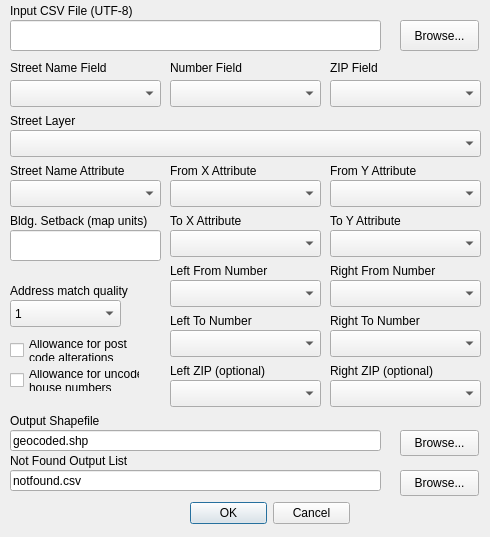
<?xml version="1.0" encoding="UTF-8"?>
<ui version="4.0">
 <class>mmqgis_geocode_street_layer_form</class>
 <widget class="QDialog" name="mmqgis_geocode_street_layer_form">
  <property name="windowModality">
   <enum>Qt::ApplicationModal</enum>
  </property>
  <property name="enabled">
   <bool>true</bool>
  </property>
  <property name="geometry">
   <rect>
    <x>0</x>
    <y>0</y>
    <width>490</width>
    <height>537</height>
   </rect>
  </property>
  <property name="mouseTracking">
   <bool>false</bool>
  </property>
  <property name="windowTitle">
   <string>Geocode from Street Layer</string>
  </property>
  <widget class="QDialogButtonBox" name="buttonBox">
   <property name="geometry">
    <rect>
     <x>190</x>
     <y>500</y>
     <width>160</width>
     <height>26</height>
    </rect>
   </property>
   <property name="orientation">
    <enum>Qt::Horizontal</enum>
   </property>
   <property name="standardButtons">
    <set>QDialogButtonBox::Cancel|QDialogButtonBox::Ok</set>
   </property>
  </widget>
  <widget class="QLabel" name="label">
   <property name="geometry">
    <rect>
     <x>10</x>
     <y>410</y>
     <width>141</width>
     <height>22</height>
    </rect>
   </property>
   <property name="text">
    <string>Output Shapefile</string>
   </property>
  </widget>
  <widget class="QLabel" name="label_3">
   <property name="geometry">
    <rect>
     <x>10</x>
     <y>110</y>
     <width>111</width>
     <height>22</height>
    </rect>
   </property>
   <property name="text">
    <string>Street Layer</string>
   </property>
  </widget>
  <widget class="QLineEdit" name="shapefilename">
   <property name="geometry">
    <rect>
     <x>10</x>
     <y>430</y>
     <width>371</width>
     <height>21</height>
    </rect>
   </property>
   <property name="text">
    <string>geocoded.shp</string>
   </property>
   <property name="readOnly">
    <bool>false</bool>
   </property>
  </widget>
  <widget class="QPushButton" name="browse_shapefile">
   <property name="geometry">
    <rect>
     <x>400</x>
     <y>430</y>
     <width>79</width>
     <height>26</height>
    </rect>
   </property>
   <property name="text">
    <string>Browse...</string>
   </property>
  </widget>
  <widget class="QComboBox" name="streetlayer">
   <property name="geometry">
    <rect>
     <x>10</x>
     <y>130</y>
     <width>471</width>
     <height>27</height>
    </rect>
   </property>
  </widget>
  <widget class="QComboBox" name="streetnamefield">
   <property name="geometry">
    <rect>
     <x>10</x>
     <y>80</y>
     <width>151</width>
     <height>27</height>
    </rect>
   </property>
  </widget>
  <widget class="QLabel" name="label_4">
   <property name="geometry">
    <rect>
     <x>10</x>
     <y>60</y>
     <width>131</width>
     <height>16</height>
    </rect>
   </property>
   <property name="text">
    <string>Street Name Field</string>
   </property>
  </widget>
  <widget class="QLabel" name="label_2">
   <property name="geometry">
    <rect>
     <x>10</x>
     <y>0</y>
     <width>151</width>
     <height>22</height>
    </rect>
   </property>
   <property name="text">
    <string>Input CSV File (UTF-8)</string>
   </property>
  </widget>
  <widget class="QLineEdit" name="infilename">
   <property name="geometry">
    <rect>
     <x>10</x>
     <y>20</y>
     <width>371</width>
     <height>31</height>
    </rect>
   </property>
   <property name="text">
    <string/>
   </property>
   <property name="readOnly">
    <bool>false</bool>
   </property>
  </widget>
  <widget class="QPushButton" name="browse_infile">
   <property name="geometry">
    <rect>
     <x>400</x>
     <y>20</y>
     <width>79</width>
     <height>31</height>
    </rect>
   </property>
   <property name="text">
    <string>Browse...</string>
   </property>
  </widget>
  <widget class="QLabel" name="label_5">
   <property name="geometry">
    <rect>
     <x>10</x>
     <y>450</y>
     <width>171</width>
     <height>22</height>
    </rect>
   </property>
   <property name="text">
    <string>Not Found Output List</string>
   </property>
  </widget>
  <widget class="QLineEdit" name="notfoundfilename">
   <property name="geometry">
    <rect>
     <x>10</x>
     <y>470</y>
     <width>371</width>
     <height>21</height>
    </rect>
   </property>
   <property name="text">
    <string>notfound.csv</string>
   </property>
   <property name="readOnly">
    <bool>false</bool>
   </property>
  </widget>
  <widget class="QPushButton" name="browse_notfound">
   <property name="geometry">
    <rect>
     <x>400</x>
     <y>470</y>
     <width>79</width>
     <height>26</height>
    </rect>
   </property>
   <property name="text">
    <string>Browse...</string>
   </property>
  </widget>
  <widget class="QComboBox" name="streetname">
   <property name="geometry">
    <rect>
     <x>10</x>
     <y>180</y>
     <width>151</width>
     <height>27</height>
    </rect>
   </property>
  </widget>
  <widget class="QComboBox" name="fromx">
   <property name="geometry">
    <rect>
     <x>170</x>
     <y>180</y>
     <width>151</width>
     <height>27</height>
    </rect>
   </property>
  </widget>
  <widget class="QLabel" name="label_6">
   <property name="geometry">
    <rect>
     <x>10</x>
     <y>160</y>
     <width>171</width>
     <height>22</height>
    </rect>
   </property>
   <property name="text">
    <string>Street Name Attribute</string>
   </property>
  </widget>
  <widget class="QLabel" name="label_7">
   <property name="geometry">
    <rect>
     <x>170</x>
     <y>160</y>
     <width>131</width>
     <height>22</height>
    </rect>
   </property>
   <property name="text">
    <string>From X Attribute</string>
   </property>
  </widget>
  <widget class="QLabel" name="label_8">
   <property name="geometry">
    <rect>
     <x>330</x>
     <y>160</y>
     <width>131</width>
     <height>22</height>
    </rect>
   </property>
   <property name="text">
    <string>From Y Attribute</string>
   </property>
  </widget>
  <widget class="QComboBox" name="fromy">
   <property name="geometry">
    <rect>
     <x>330</x>
     <y>180</y>
     <width>151</width>
     <height>27</height>
    </rect>
   </property>
  </widget>
  <widget class="QComboBox" name="tox">
   <property name="geometry">
    <rect>
     <x>170</x>
     <y>230</y>
     <width>151</width>
     <height>27</height>
    </rect>
   </property>
  </widget>
  <widget class="QLabel" name="label_9">
   <property name="geometry">
    <rect>
     <x>170</x>
     <y>210</y>
     <width>111</width>
     <height>22</height>
    </rect>
   </property>
   <property name="text">
    <string>To X Attribute</string>
   </property>
  </widget>
  <widget class="QLabel" name="label_10">
   <property name="geometry">
    <rect>
     <x>330</x>
     <y>210</y>
     <width>121</width>
     <height>22</height>
    </rect>
   </property>
   <property name="text">
    <string>To Y Attribute</string>
   </property>
  </widget>
  <widget class="QComboBox" name="toy">
   <property name="geometry">
    <rect>
     <x>330</x>
     <y>230</y>
     <width>151</width>
     <height>27</height>
    </rect>
   </property>
  </widget>
  <widget class="QLabel" name="label_11">
   <property name="geometry">
    <rect>
     <x>170</x>
     <y>310</y>
     <width>131</width>
     <height>22</height>
    </rect>
   </property>
   <property name="text">
    <string>Left To Number</string>
   </property>
  </widget>
  <widget class="QComboBox" name="leftto">
   <property name="geometry">
    <rect>
     <x>170</x>
     <y>330</y>
     <width>151</width>
     <height>27</height>
    </rect>
   </property>
  </widget>
  <widget class="QLabel" name="label_12">
   <property name="geometry">
    <rect>
     <x>170</x>
     <y>260</y>
     <width>141</width>
     <height>22</height>
    </rect>
   </property>
   <property name="text">
    <string>Left From Number</string>
   </property>
  </widget>
  <widget class="QComboBox" name="leftfrom">
   <property name="geometry">
    <rect>
     <x>170</x>
     <y>280</y>
     <width>151</width>
     <height>27</height>
    </rect>
   </property>
  </widget>
  <widget class="QComboBox" name="rightfrom">
   <property name="geometry">
    <rect>
     <x>330</x>
     <y>280</y>
     <width>151</width>
     <height>27</height>
    </rect>
   </property>
  </widget>
  <widget class="QLabel" name="label_13">
   <property name="geometry">
    <rect>
     <x>330</x>
     <y>310</y>
     <width>131</width>
     <height>22</height>
    </rect>
   </property>
   <property name="text">
    <string>Right To Number</string>
   </property>
  </widget>
  <widget class="QComboBox" name="rightto">
   <property name="geometry">
    <rect>
     <x>330</x>
     <y>330</y>
     <width>151</width>
     <height>27</height>
    </rect>
   </property>
  </widget>
  <widget class="QLabel" name="label_14">
   <property name="geometry">
    <rect>
     <x>330</x>
     <y>260</y>
     <width>141</width>
     <height>22</height>
    </rect>
   </property>
   <property name="text">
    <string>Right From Number</string>
   </property>
  </widget>
  <widget class="QLineEdit" name="setback">
   <property name="geometry">
    <rect>
     <x>10</x>
     <y>230</y>
     <width>151</width>
     <height>31</height>
    </rect>
   </property>
   <property name="text">
    <string/>
   </property>
   <property name="readOnly">
    <bool>false</bool>
   </property>
  </widget>
  <widget class="QLabel" name="label_15">
   <property name="geometry">
    <rect>
     <x>10</x>
     <y>210</y>
     <width>181</width>
     <height>22</height>
    </rect>
   </property>
   <property name="text">
    <string>Bldg. Setback (map units)</string>
   </property>
  </widget>
  <widget class="QComboBox" name="numberfield">
   <property name="geometry">
    <rect>
     <x>170</x>
     <y>80</y>
     <width>151</width>
     <height>27</height>
    </rect>
   </property>
  </widget>
  <widget class="QLabel" name="label_16">
   <property name="geometry">
    <rect>
     <x>170</x>
     <y>60</y>
     <width>111</width>
     <height>16</height>
    </rect>
   </property>
   <property name="text">
    <string>Number Field</string>
   </property>
  </widget>
  <widget class="QComboBox" name="zipfield">
   <property name="geometry">
    <rect>
     <x>330</x>
     <y>80</y>
     <width>151</width>
     <height>27</height>
    </rect>
   </property>
  </widget>
  <widget class="QLabel" name="label_17">
   <property name="geometry">
    <rect>
     <x>330</x>
     <y>60</y>
     <width>111</width>
     <height>16</height>
    </rect>
   </property>
   <property name="text">
    <string>ZIP Field</string>
   </property>
  </widget>
  <widget class="QComboBox" name="leftzip">
   <property name="geometry">
    <rect>
     <x>170</x>
     <y>380</y>
     <width>151</width>
     <height>27</height>
    </rect>
   </property>
  </widget>
  <widget class="QComboBox" name="rightzip">
   <property name="geometry">
    <rect>
     <x>330</x>
     <y>380</y>
     <width>151</width>
     <height>27</height>
    </rect>
   </property>
  </widget>
  <widget class="QLabel" name="label_18">
   <property name="geometry">
    <rect>
     <x>170</x>
     <y>360</y>
     <width>131</width>
     <height>22</height>
    </rect>
   </property>
   <property name="text">
    <string>Left ZIP (optional)</string>
   </property>
  </widget>
  <widget class="QLabel" name="label_19">
   <property name="geometry">
    <rect>
     <x>330</x>
     <y>360</y>
     <width>131</width>
     <height>22</height>
    </rect>
   </property>
   <property name="text">
    <string>Right ZIP (optional)</string>
   </property>
  </widget>
  <widget class="QLabel" name="label_20">
   <property name="geometry">
    <rect>
     <x>10</x>
     <y>280</y>
     <width>141</width>
     <height>22</height>
    </rect>
   </property>
   <property name="text">
    <string>Address match quality</string>
   </property>
  </widget>
  <widget class="QComboBox" name="aeiou_qual">
   <property name="geometry">
    <rect>
     <x>10</x>
     <y>300</y>
     <width>111</width>
     <height>27</height>
    </rect>
   </property>
   <property name="editable">
    <bool>false</bool>
   </property>
   <property name="frame">
    <bool>true</bool>
   </property>
   <item>
    <property name="text">
     <string>1</string>
    </property>
   </item>
   <item>
    <property name="text">
     <string>2</string>
    </property>
   </item>
   <item>
    <property name="text">
     <string extracomment="Medium">3</string>
    </property>
   </item>
   <item>
    <property name="text">
     <string>4</string>
    </property>
   </item>
   <item>
    <property name="text">
     <string>5</string>
    </property>
   </item>
  </widget>
  <widget class="QCheckBox" name="zip_allowance">
   <property name="geometry">
    <rect>
     <x>10</x>
     <y>340</y>
     <width>131</width>
     <height>21</height>
    </rect>
   </property>
   <property name="text">
    <string>Allowance for post
code alterations</string>
   </property>
  </widget>
  <widget class="QCheckBox" name="nr_allowance">
   <property name="geometry">
    <rect>
     <x>10</x>
     <y>370</y>
     <width>130</width>
     <height>21</height>
    </rect>
   </property>
   <property name="text">
    <string>Allowance for uncoded
house numbers</string>
   </property>
  </widget>
 </widget>
 <tabstops>
  <tabstop>infilename</tabstop>
  <tabstop>browse_infile</tabstop>
  <tabstop>streetnamefield</tabstop>
  <tabstop>numberfield</tabstop>
  <tabstop>zipfield</tabstop>
  <tabstop>streetlayer</tabstop>
  <tabstop>streetname</tabstop>
  <tabstop>fromx</tabstop>
  <tabstop>fromy</tabstop>
  <tabstop>setback</tabstop>
  <tabstop>tox</tabstop>
  <tabstop>toy</tabstop>
  <tabstop>leftfrom</tabstop>
  <tabstop>rightfrom</tabstop>
  <tabstop>leftto</tabstop>
  <tabstop>rightto</tabstop>
  <tabstop>leftzip</tabstop>
  <tabstop>rightzip</tabstop>
  <tabstop>shapefilename</tabstop>
  <tabstop>browse_shapefile</tabstop>
  <tabstop>notfoundfilename</tabstop>
  <tabstop>browse_notfound</tabstop>
  <tabstop>buttonBox</tabstop>
 </tabstops>
 <resources/>
 <connections>
  <connection>
   <sender>buttonBox</sender>
   <signal>accepted()</signal>
   <receiver>mmqgis_geocode_street_layer_form</receiver>
   <slot>accept()</slot>
   <hints>
    <hint type="sourcelabel">
     <x>248</x>
     <y>254</y>
    </hint>
    <hint type="destinationlabel">
     <x>157</x>
     <y>274</y>
    </hint>
   </hints>
  </connection>
  <connection>
   <sender>buttonBox</sender>
   <signal>rejected()</signal>
   <receiver>mmqgis_geocode_street_layer_form</receiver>
   <slot>reject()</slot>
   <hints>
    <hint type="sourcelabel">
     <x>316</x>
     <y>260</y>
    </hint>
    <hint type="destinationlabel">
     <x>286</x>
     <y>274</y>
    </hint>
   </hints>
  </connection>
 </connections>
</ui>
